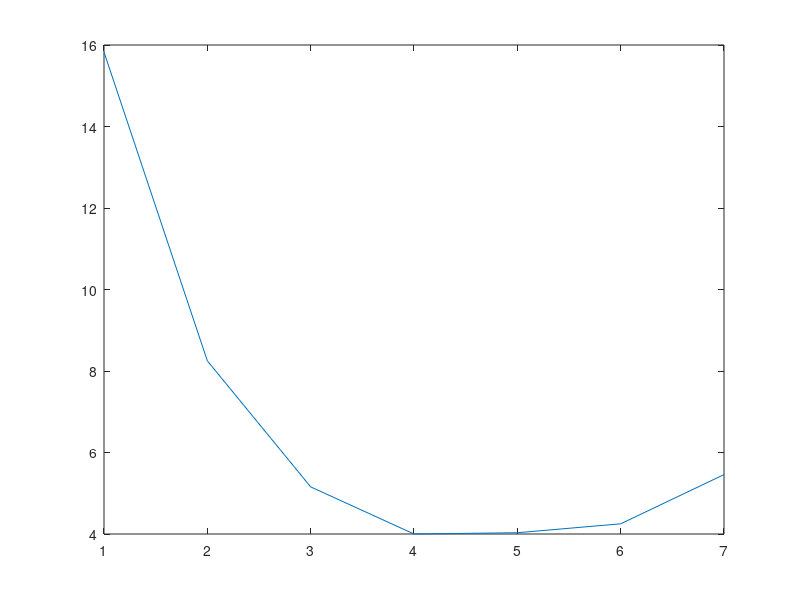

The MATLAB script that drew this image:
% valores de x
x=[-2 0 2];

% valores de F(x)
y=[18 4 6];

% valores para interpolação
xq=[-1.8 -1 -0.5 0 0.5 1 1.8];

% função interp1
interp = interp1(x,y,xq,'pchip');

% gráfico da interpolação
plot(interp);

